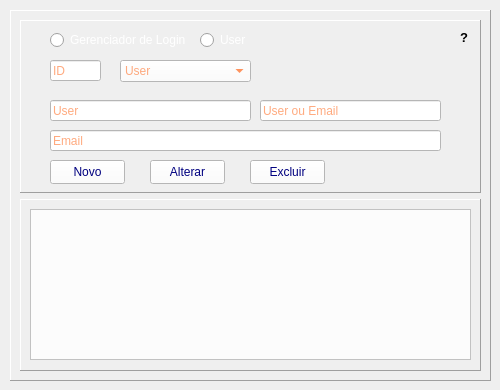
       <widget class="QWidget" name="pg_users">
        <widget class="QFrame" name="frame_users">
         <property name="geometry">
          <rect>
           <x>10</x>
           <y>10</y>
           <width>481</width>
           <height>371</height>
          </rect>
         </property>
         <property name="frameShape">
          <enum>QFrame::Panel</enum>
         </property>
         <property name="frameShadow">
          <enum>QFrame::Raised</enum>
         </property>
         <layout class="QVBoxLayout" name="verticalLayout_7">
          <item>
           <widget class="QFrame" name="frame_9">
            <property name="frameShape">
             <enum>QFrame::Panel</enum>
            </property>
            <property name="frameShadow">
             <enum>QFrame::Raised</enum>
            </property>
            <widget class="QLineEdit" name="txt_id_user_login">
             <property name="geometry">
              <rect>
               <x>30</x>
               <y>40</y>
               <width>51</width>
               <height>21</height>
              </rect>
             </property>
             <property name="styleSheet">
              <string notr="true">background-color: rgb(255, 255, 255);
color: rgb(255, 85, 0);
font: 700 9pt &quot;Segoe UI&quot;;</string>
             </property>
             <property name="placeholderText">
              <string>ID</string>
             </property>
            </widget>
            <widget class="QLineEdit" name="txt_user">
             <property name="geometry">
              <rect>
               <x>30</x>
               <y>80</y>
               <width>201</width>
               <height>21</height>
              </rect>
             </property>
             <property name="styleSheet">
              <string notr="true">background-color: rgb(255, 255, 255);
color: rgb(255, 85, 0);
font: 700 9pt &quot;Segoe UI&quot;;</string>
             </property>
             <property name="placeholderText">
              <string notr="true">User</string>
             </property>
            </widget>
            <widget class="QLineEdit" name="txt_email_usre">
             <property name="geometry">
              <rect>
               <x>30</x>
               <y>110</y>
               <width>391</width>
               <height>21</height>
              </rect>
             </property>
             <property name="styleSheet">
              <string notr="true">background-color: rgb(255, 255, 255);
color: rgb(255, 85, 0);
font: 700 9pt &quot;Segoe UI&quot;;</string>
             </property>
             <property name="text">
              <string/>
             </property>
             <property name="placeholderText">
              <string>Email</string>
             </property>
            </widget>
            <widget class="QPushButton" name="bt_alterar_user_login">
             <property name="geometry">
              <rect>
               <x>130</x>
               <y>140</y>
               <width>75</width>
               <height>24</height>
              </rect>
             </property>
             <property name="styleSheet">
              <string notr="true">QPushButton{
	background-color: rgb(255, 255, 255);
	color: rgb(0, 0, 127);
}

QPushButton:hover{
	
	color: rgb(255, 255, 255);
	
	background-color: rgb(251, 99, 4);
}</string>
             </property>
             <property name="text">
              <string>Alterar</string>
             </property>
            </widget>
            <widget class="QPushButton" name="bt_novo_user_login">
             <property name="geometry">
              <rect>
               <x>30</x>
               <y>140</y>
               <width>75</width>
               <height>24</height>
              </rect>
             </property>
             <property name="styleSheet">
              <string notr="true">QPushButton{
	background-color: rgb(255, 255, 255);
	color: rgb(0, 0, 127);
}

QPushButton:hover{
	
	color: rgb(255, 255, 255);
	background-color:rgb(49,147,0)
}</string>
             </property>
             <property name="text">
              <string>Novo</string>
             </property>
            </widget>
            <widget class="QPushButton" name="bt_excluir_user_login">
             <property name="geometry">
              <rect>
               <x>230</x>
               <y>140</y>
               <width>75</width>
               <height>24</height>
              </rect>
             </property>
             <property name="styleSheet">
              <string notr="true">QPushButton{
	background-color: rgb(255, 255, 255);
	color: rgb(0, 0, 127);
}
QPushButton:hover{
	
	
	background-color: rgb(235, 8, 0);
}</string>
             </property>
             <property name="text">
              <string>Excluir</string>
             </property>
            </widget>
            <widget class="QLineEdit" name="txt_senha">
             <property name="geometry">
              <rect>
               <x>240</x>
               <y>80</y>
               <width>181</width>
               <height>21</height>
              </rect>
             </property>
             <property name="styleSheet">
              <string notr="true">background-color: rgb(255, 255, 255);
color: rgb(255, 85, 0);
font: 700 9pt &quot;Segoe UI&quot;;</string>
             </property>
             <property name="text">
              <string/>
             </property>
             <property name="placeholderText">
              <string>User ou Email</string>
             </property>
            </widget>
            <widget class="QRadioButton" name="radioButton_user">
             <property name="geometry">
              <rect>
               <x>180</x>
               <y>10</y>
               <width>71</width>
               <height>20</height>
              </rect>
             </property>
             <property name="styleSheet">
              <string notr="true">color: rgb(255, 255, 255);
font: 700 9pt &quot;Segoe UI&quot;;</string>
             </property>
             <property name="text">
              <string>User</string>
             </property>
            </widget>
            <widget class="QRadioButton" name="radioButton_login">
             <property name="geometry">
              <rect>
               <x>30</x>
               <y>10</y>
               <width>151</width>
               <height>20</height>
              </rect>
             </property>
             <property name="styleSheet">
              <string notr="true">color: rgb(255, 255, 255);
font: 700 9pt &quot;Segoe UI&quot;;</string>
             </property>
             <property name="text">
              <string>Gerenciador de Login</string>
             </property>
            </widget>
            <widget class="QComboBox" name="comboBox_tipo">
             <property name="geometry">
              <rect>
               <x>100</x>
               <y>40</y>
               <width>131</width>
               <height>22</height>
              </rect>
             </property>
             <property name="styleSheet">
              <string notr="true">background-color: rgb(255, 255, 255);
color: rgb(255, 85, 0);
font: 700 9pt &quot;Segoe UI&quot;;</string>
             </property>
             <property name="currentText">
              <string/>
             </property>
             <property name="placeholderText">
              <string>User</string>
             </property>
             <item>
              <property name="text">
               <string>User</string>
              </property>
             </item>
             <item>
              <property name="text">
               <string>Super-admin</string>
              </property>
             </item>
             <item>
              <property name="text">
               <string/>
              </property>
             </item>
            </widget>
            <widget class="QLabel" name="tooltip_login_user">
             <property name="geometry">
              <rect>
               <x>440</x>
               <y>10</y>
               <width>16</width>
               <height>16</height>
              </rect>
             </property>
             <property name="toolTip">
              <string>&lt;html&gt;&lt;head/&gt;&lt;body&gt;&lt;p&gt;&lt;span style=&quot; font-size:7pt;&quot;&gt;Para cadastrar seus logins selecione a opção &amp;quot;&lt;/span&gt;&lt;span style=&quot; font-size:7pt; font-weight:700;&quot;&gt;GERENCIADOR DE LOGIN&lt;/span&gt;&lt;span style=&quot; font-size:7pt;&quot;&gt;&amp;quot;,&lt;/span&gt;&lt;/p&gt;&lt;p&gt;&lt;span style=&quot; font-size:7pt;&quot;&gt;para cadastrar um novo usuário selecione a opção&lt;/span&gt;&lt;span style=&quot; font-size:7pt; font-weight:700;&quot;&gt; &amp;quot;USER&amp;quot;&lt;/span&gt;&lt;/p&gt;&lt;/body&gt;&lt;/html&gt;</string>
             </property>
             <property name="text">
              <string>&lt;html&gt;&lt;head/&gt;&lt;body&gt;&lt;p&gt;&lt;span style=&quot; font-size:10pt; font-weight:700;&quot;&gt;?&lt;/span&gt;&lt;/p&gt;&lt;/body&gt;&lt;/html&gt;</string>
             </property>
            </widget>
           </widget>
          </item>
          <item>
           <widget class="QFrame" name="frame_10">
            <property name="frameShape">
             <enum>QFrame::Panel</enum>
            </property>
            <property name="frameShadow">
             <enum>QFrame::Raised</enum>
            </property>
            <widget class="QTableWidget" name="tableWidget_user_login">
             <property name="geometry">
              <rect>
               <x>10</x>
               <y>10</y>
               <width>441</width>
               <height>151</height>
              </rect>
             </property>
             <property name="styleSheet">
              <string notr="true">QHeaderView::section{
background-color:rgb(148,148,148);
	color:rgb(255,255,255);
	font: 10pt &quot;MS Shell Dlg 2&quot;;
}

QTableWidget{
	background-color:rgb(252,252,252);
}</string>
             </property>
            </widget>
           </widget>
          </item>
         </layout>
        </widget>
       </widget>
